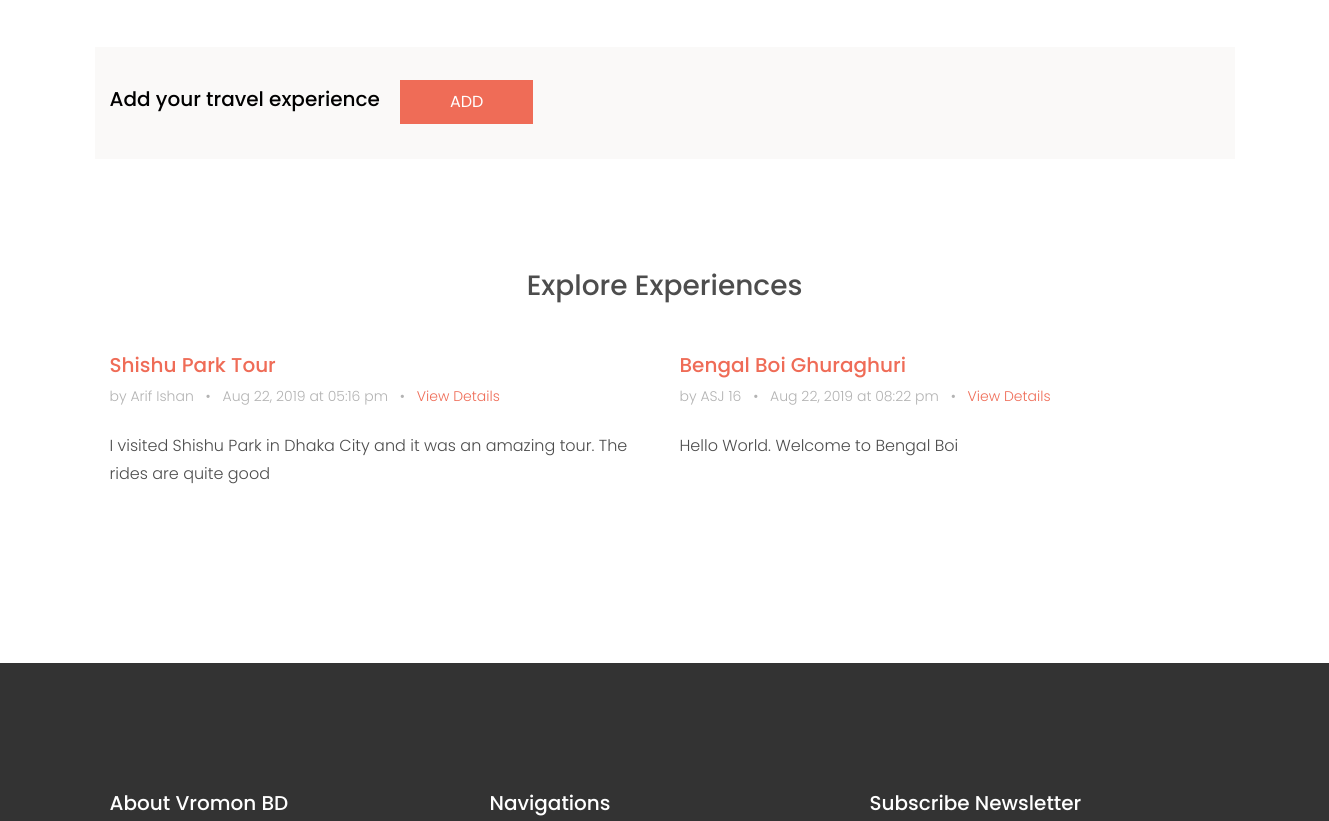
/experience.php (middle part), run on an earlier commit of the app's database.
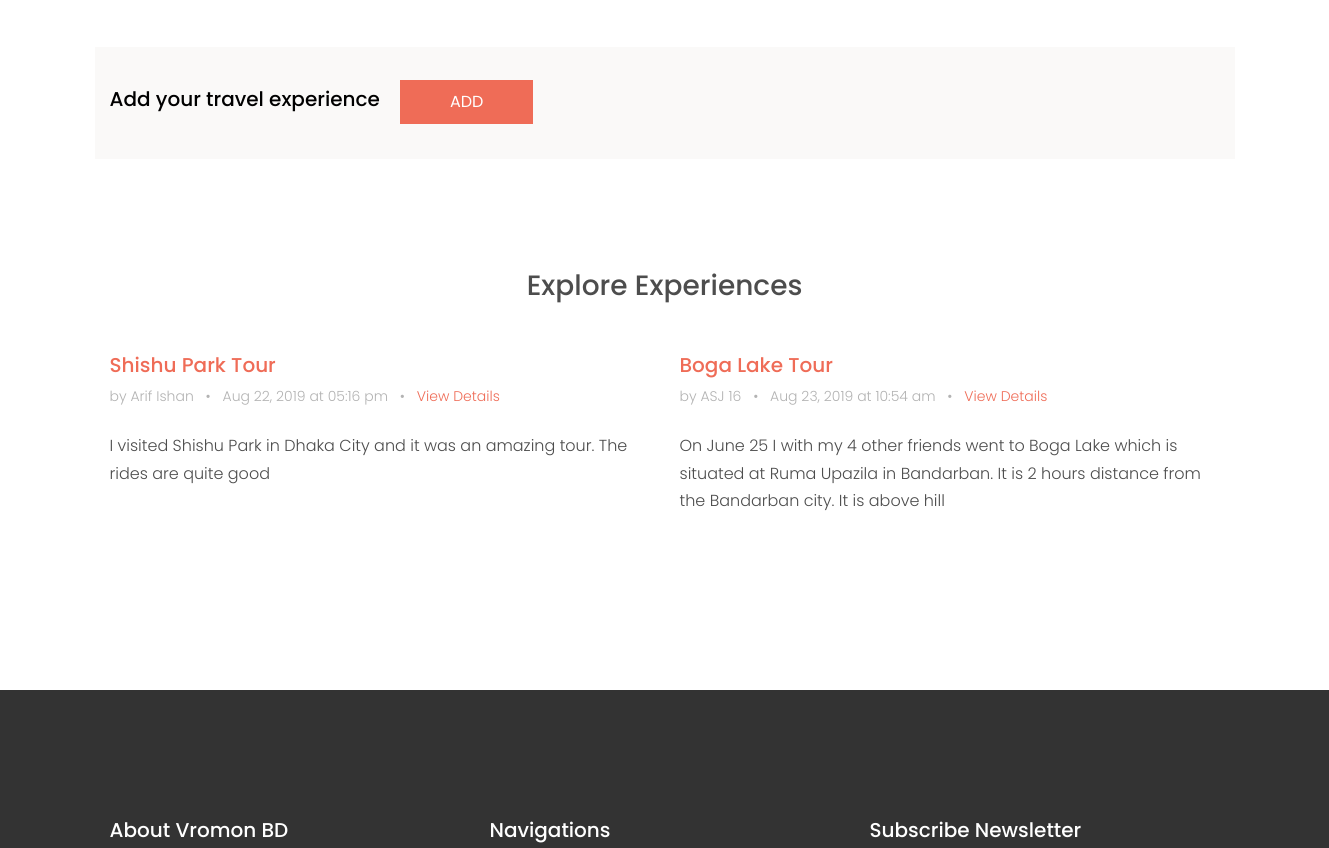
And on a later commit of the database.
### tables this page shows
CREATE TABLE `blogs` (
  `ID` int(11) NOT NULL,
  `UserID` int(11) NOT NULL,
  `Title` varchar(200) NOT NULL,
  `PlaceName` varchar(100) NOT NULL,
  `Description` text NOT NULL,
  `Tag` varchar(100) NOT NULL,
  `DateTime` varchar(30) NOT NULL
);

CREATE TABLE `user` (
  `ID` int(11) NOT NULL,
  `FirstName` varchar(50) NOT NULL,
  `LastName` varchar(50) NOT NULL,
  `Phone` varchar(20) NOT NULL,
  `Email` varchar(30) NOT NULL,
  `Password` varchar(30) NOT NULL
);

### experience.php (the view, shortened to what this page needs)
<?php
    include "zzz-dbConnect.php";
  ?>
<!DOCTYPE html>
<html lang="en">
  <head>
    <link rel="stylesheet" href="fonts/icomoon/style.css">
    <link rel="stylesheet" href="css/bootstrap.min.css">
    <link rel="stylesheet" href="css/magnific-popup.css">
    <link rel="stylesheet" href="css/jquery-ui.css">
    <link rel="stylesheet" href="css/owl.carousel.min.css">
    <link rel="stylesheet" href="css/owl.theme.default.min.css">
    <link rel="stylesheet" href="css/bootstrap-datepicker.css">
    <link rel="stylesheet" href="fonts/flaticon/font/flaticon.css">
    <link rel="stylesheet" href="https://cdn.jsdelivr.net/npm/mediaelement@4.2.7/build/mediaelementplayer.min.css">
    <link rel="stylesheet" href="css/aos.css">
    <link rel="stylesheet" href="css/style.css">
  </head>
  <body>
    <div class="site-wrap">
      <div class="site-section border-top" style="margin-bottom:-50px;">
        <div class="container">
          <div class="row text-center">
            <div class="col-md-12" style="display:flex; padding-top:40px; background-color:#FAF9F8;">
              <h5 class="mb-5 text-black" style="margin-right:20px;">Add your travel experience</h5>
              <?php if(isset($_SESSION['ID'])) {?>
                <p style="margin-top:-7px;"><a href="postForm" class="btn btn-primary py-2 px-5 text-white">ADD</a></p>
              <?php } else {?>
                  <p style="margin-top:-7px;"><a href ="login" onclick="alert('Login first!');" class="btn btn-primary py-2 px-5 text-white">ADD</a></p>
              <?php }?>
            </div>
          </div>
        </div>
      </div>
      <div class="site-section">
        <div class="container">
          <h3 style="text-align:center; margin-bottom:50px; ">Explore Experiences</h3>
          <div class="row mb-3 align-items-stretch">
            <?php
              $sql = "select * from blogs";
              $result = mysqli_query($link, $sql);
              while($row = mysqli_fetch_array($result)) {
                $sql = "select FirstName, LastName from user where ID = ".$row['UserID'];
                $result2 = mysqli_query($link, $sql);
                $row2 = mysqli_fetch_array($result2)
            ?>
                <div class="col-md-6 col-lg-6 mb-4 mb-lg-4" style="padding-bottom:40px;">
                  <div class="h-entry">
                    <h2 class="font-size-regular"><a href="post?eid=<?php echo $row['ID']?>"><?php echo $row['Title']?></a></h2>
                    <div class="meta mb-4">by <?php echo $row2['FirstName']." ".$row2['LastName'] ?> <span class="mx-2">&bullet;</span> <?php echo $row['DateTime']?> <span class="mx-2">&bullet;</span> <a href="post?eid=<?php echo $row['ID']?>">View Details</a></div>
                    <p><?php echo $row['Description']?></p>
                  </div>
                </div>
            <?php
              }
            ?>
          </div>
        </div>
      </div>
      <?php include "zzz-footer.php";?>
    </div>
  </body>
</html>

What changed in the data, as far as the page shows it:
removed blogs: Title "Bengal Boi Ghuraghuri", UserID.FirstName "ASJ", UserID.LastName "16", DateTime "Aug 22, 2019 at 08:22 pm", Description "Hello World. Welcome to Bengal Boi"
added blogs: Title "Boga Lake Tour", UserID.FirstName "ASJ", UserID.LastName "16", DateTime "Aug 23, 2019 at 10:54 am", Description "On June 25 I with my 4 other friends went to Boga Lake which is situated at Ruma Upazila in Bandarban. It is 2 hours distance from the Bandarban city. It is above hill"
